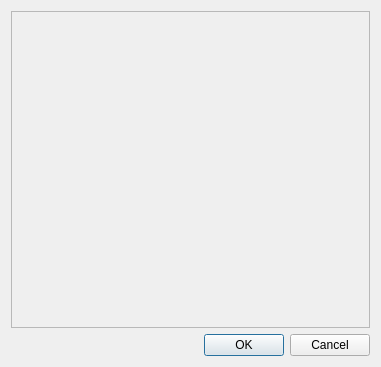
<?xml version="1.0" encoding="UTF-8"?>
<ui version="4.0">
 <class>KLFColorDialog</class>
 <widget class="QDialog" name="KLFColorDialog">
  <property name="windowModality">
   <enum>Qt::ApplicationModal</enum>
  </property>
  <property name="geometry">
   <rect>
    <x>0</x>
    <y>0</y>
    <width>377</width>
    <height>367</height>
   </rect>
  </property>
  <property name="windowTitle">
   <string>Select Color</string>
  </property>
  <property name="windowIcon">
   <iconset resource="../klftoolsres.qrc">
    <normaloff>:/pics/huepane.png</normaloff>:/pics/huepane.png</iconset>
  </property>
  <layout class="QVBoxLayout" name="lyt_KLFColorDialog">
   <item>
    <widget class="QFrame" name="frmChooseWidget">
     <property name="frameShape">
      <enum>QFrame::StyledPanel</enum>
     </property>
     <property name="frameShadow">
      <enum>QFrame::Sunken</enum>
     </property>
     <layout class="QVBoxLayout" name="lyt_frmChooseWidget">
      <property name="spacing">
       <number>0</number>
      </property>
      <property name="margin">
       <number>2</number>
      </property>
      <item>
       <widget class="KLFColorChooseWidget" name="mColorChooseWidget" native="true">
        <property name="minimumSize">
         <size>
          <width>353</width>
          <height>299</height>
         </size>
        </property>
       </widget>
      </item>
     </layout>
    </widget>
   </item>
   <item>
    <widget class="QDialogButtonBox" name="btns">
     <property name="orientation">
      <enum>Qt::Horizontal</enum>
     </property>
     <property name="standardButtons">
      <set>QDialogButtonBox::Cancel|QDialogButtonBox::Ok</set>
     </property>
    </widget>
   </item>
  </layout>
 </widget>
 <customwidgets>
  <customwidget>
   <class>KLFColorChooseWidget</class>
   <extends>QWidget</extends>
   <header location="global">QWidget</header>
   <container>1</container>
  </customwidget>
 </customwidgets>
 <tabstops>
  <tabstop>btns</tabstop>
 </tabstops>
 <resources>
  <include location="../klftoolsres.qrc"/>
 </resources>
 <connections>
  <connection>
   <sender>btns</sender>
   <signal>accepted()</signal>
   <receiver>KLFColorDialog</receiver>
   <slot>accept()</slot>
   <hints>
    <hint type="sourcelabel">
     <x>254</x>
     <y>360</y>
    </hint>
    <hint type="destinationlabel">
     <x>157</x>
     <y>274</y>
    </hint>
   </hints>
  </connection>
  <connection>
   <sender>btns</sender>
   <signal>rejected()</signal>
   <receiver>KLFColorDialog</receiver>
   <slot>reject()</slot>
   <hints>
    <hint type="sourcelabel">
     <x>322</x>
     <y>360</y>
    </hint>
    <hint type="destinationlabel">
     <x>286</x>
     <y>274</y>
    </hint>
   </hints>
  </connection>
 </connections>
</ui>
